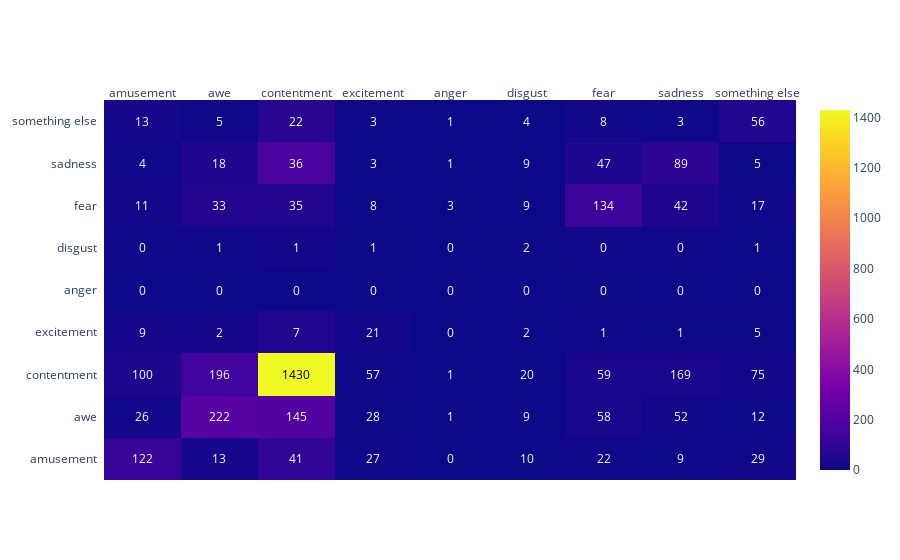

The notebook cell this image was saved under:
### Code cell
# For the curious one. Images where people "together" aggree on anger are rare. Why?
plot_confusion_matrix(ground_truth=gt_max, predictions=max_pred, labels=ARTEMIS_EMOTIONS, normalize=False)

### Figure 1 — Plotly figure (JSON) as saved in the notebook; plotly's stock layout.template omitted (floating-point values rounded to 4 significant figures)
{"data": [{"colorscale": [[0, "#0d0887"], [0.1111, "#46039f"], [0.2222, "#7201a8"], [0.3333, "#9c179e"], [0.4444, "#bd3786"], [0.5556, "#d8576b"], [0.6667, "#ed7953"], [0.7778, "#fb9f3a"], [0.8889, "#fdca26"], [1, "#f0f921"]], "reversescale": false, "showscale": true, "type": "heatmap", "x": ["amusement", "awe", "contentment", "excitement", "anger", "disgust", "fear", "sadness", "something else"], "y": ["amusement", "awe", "contentment", "excitement", "anger", "disgust", "fear", "sadness", "something else"], "z": [[122, 26, 100, 9, 0, 0, 11, 4, 13], [13, 222, 196, 2, 0, 1, 33, 18, 5], [41, 145, 1430, 7, 0, 1, 35, 36, 22], [27, 28, 57, 21, 0, 1, 8, 3, 3], [0, 1, 1, 0, 0, 0, 3, 1, 1], [10, 9, 20, 2, 0, 2, 9, 9, 4], [22, 58, 59, 1, 0, 0, 134, 47, 8], [9, 52, 169, 1, 0, 0, 42, 89, 3], [29, 12, 75, 5, 0, 1, 17, 5, 56]]}], "layout": {"annotations": [{"font": {"color": "#FFFFFF"}, "showarrow": false, "text": "122", "x": "amusement", "xref": "x", "y": "amusement", "yref": "y"}, {"font": {"color": "#FFFFFF"}, "showarrow": false, "text": "13", "x": "awe", "xref": "x", "y": "amusement", "yref": "y"}, {"font": {"color": "#FFFFFF"}, "showarrow": false, "text": "41", "x": "contentment", "xref": "x", "y": "amusement", "yref": "y"}, {"font": {"color": "#FFFFFF"}, "showarrow": false, "text": "27", "x": "excitement", "xref": "x", "y": "amusement", "yref": "y"}, {"font": {"color": "#FFFFFF"}, "showarrow": false, "text": "0", "x": "anger", "xref": "x", "y": "amusement", "yref": "y"}, {"font": {"color": "#FFFFFF"}, "showarrow": false, "text": "10", "x": "disgust", "xref": "x", "y": "amusement", "yref": "y"}, {"font": {"color": "#FFFFFF"}, "showarrow": false, "text": "22", "x": "fear", "xref": "x", "y": "amusement", "yref": "y"}, {"font": {"color": "#FFFFFF"}, "showarrow": false, "text": "9", "x": "sadness", "xref": "x", "y": "amusement", "yref": "y"}, {"font": {"color": "#FFFFFF"}, "showarrow": false, "text": "29", "x": "something else", "xref": "x", "y": "amusement", "yref": "y"}, {"font": {"color": "#FFFFFF"}, "showarrow": false, "text": "26", "x": "amusement", "xref": "x", "y": "awe", "yref": "y"}, {"font": {"color": "#FFFFFF"}, "showarrow": false, "text": "222", "x": "awe", "xref": "x", "y": "awe", "yref": "y"}, {"font": {"color": "#FFFFFF"}, "showarrow": false, "text": "145", "x": "contentment", "xref": "x", "y": "awe", "yref": "y"}, {"font": {"color": "#FFFFFF"}, "showarrow": false, "text": "28", "x": "excitement", "xref": "x", "y": "awe", "yref": "y"}, {"font": {"color": "#FFFFFF"}, "showarrow": false, "text": "1", "x": "anger", "xref": "x", "y": "awe", "yref": "y"}, {"font": {"color": "#FFFFFF"}, "showarrow": false, "text": "9", "x": "disgust", "xref": "x", "y": "awe", "yref": "y"}, {"font": {"color": "#FFFFFF"}, "showarrow": false, "text": "58", "x": "fear", "xref": "x", "y": "awe", "yref": "y"}, {"font": {"color": "#FFFFFF"}, "showarrow": false, "text": "52", "x": "sadness", "xref": "x", "y": "awe", "yref": "y"}, {"font": {"color": "#FFFFFF"}, "showarrow": false, "text": "12", "x": "something else", "xref": "x", "y": "awe", "yref": "y"}, {"font": {"color": "#FFFFFF"}, "showarrow": false, "text": "100", "x": "amusement", "xref": "x", "y": "contentment", "yref": "y"}, {"font": {"color": "#FFFFFF"}, "showarrow": false, "text": "196", "x": "awe", "xref": "x", "y": "contentment", "yref": "y"}, {"font": {"color": "#000000"}, "showarrow": false, "text": "1430", "x": "contentment", "xref": "x", "y": "contentment", "yref": "y"}, {"font": {"color": "#FFFFFF"}, "showarrow": false, "text": "57", "x": "excitement", "xref": "x", "y": "contentment", "yref": "y"}, {"font": {"color": "#FFFFFF"}, "showarrow": false, "text": "1", "x": "anger", "xref": "x", "y": "contentment", "yref": "y"}, {"font": {"color": "#FFFFFF"}, "showarrow": false, "text": "20", "x": "disgust", "xref": "x", "y": "contentment", "yref": "y"}, {"font": {"color": "#FFFFFF"}, "showarrow": false, "text": "59", "x": "fear", "xref": "x", "y": "contentment", "yref": "y"}, {"font": {"color": "#FFFFFF"}, "showarrow": false, "text": "169", "x": "sadness", "xref": "x", "y": "contentment", "yref": "y"}, {"font": {"color": "#FFFFFF"}, "showarrow": false, "text": "75", "x": "something else", "xref": "x", "y": "contentment", "yref": "y"}, {"font": {"color": "#FFFFFF"}, "showarrow": false, "text": "9", "x": "amusement", "xref": "x", "y": "excitement", "yref": "y"}, {"font": {"color": "#FFFFFF"}, "showarrow": false, "text": "2", "x": "awe", "xref": "x", "y": "excitement", "yref": "y"}, {"font": {"color": "#FFFFFF"}, "showarrow": false, "text": "7", "x": "contentment", "xref": "x", "y": "excitement", "yref": "y"}, {"font": {"color": "#FFFFFF"}, "showarrow": false, "text": "21", "x": "excitement", "xref": "x", "y": "excitement", "yref": "y"}, {"font": {"color": "#FFFFFF"}, "showarrow": false, "text": "0", "x": "anger", "xref": "x", "y": "excitement", "yref": "y"}, {"font": {"color": "#FFFFFF"}, "showarrow": false, "text": "2", "x": "disgust", "xref": "x", "y": "excitement", "yref": "y"}, {"font": {"color": "#FFFFFF"}, "showarrow": false, "text": "1", "x": "fear", "xref": "x", "y": "excitement", "yref": "y"}, {"font": {"color": "#FFFFFF"}, "showarrow": false, "text": "1", "x": "sadness", "xref": "x", "y": "excitement", "yref": "y"}, {"font": {"color": "#FFFFFF"}, "showarrow": false, "text": "5", "x": "something else", "xref": "x", "y": "excitement", "yref": "y"}, {"font": {"color": "#FFFFFF"}, "showarrow": false, "text": "0", "x": "amusement", "xref": "x", "y": "anger", "yref": "y"}, {"font": {"color": "#FFFFFF"}, "showarrow": false, "text": "0", "x": "awe", "xref": "x", "y": "anger", "yref": "y"}, {"font": {"color": "#FFFFFF"}, "showarrow": false, "text": "0", "x": "contentment", "xref": "x", "y": "anger", "yref": "y"}, {"font": {"color": "#FFFFFF"}, "showarrow": false, "text": "0", "x": "excitement", "xref": "x", "y": "anger", "yref": "y"}, {"font": {"color": "#FFFFFF"}, "showarrow": false, "text": "0", "x": "anger", "xref": "x", "y": "anger", "yref": "y"}, {"font": {"color": "#FFFFFF"}, "showarrow": false, "text": "0", "x": "disgust", "xref": "x", "y": "anger", "yref": "y"}, {"font": {"color": "#FFFFFF"}, "showarrow": false, "text": "0", "x": "fear", "xref": "x", "y": "anger", "yref": "y"}, {"font": {"color": "#FFFFFF"}, "showarrow": false, "text": "0", "x": "sadness", "xref": "x", "y": "anger", "yref": "y"}, {"font": {"color": "#FFFFFF"}, "showarrow": false, "text": "0", "x": "something else", "xref": "x", "y": "anger", "yref": "y"}, {"font": {"color": "#FFFFFF"}, "showarrow": false, "text": "0", "x": "amusement", "xref": "x", "y": "disgust", "yref": "y"}, {"font": {"color": "#FFFFFF"}, "showarrow": false, "text": "1", "x": "awe", "xref": "x", "y": "disgust", "yref": "y"}, {"font": {"color": "#FFFFFF"}, "showarrow": false, "text": "1", "x": "contentment", "xref": "x", "y": "disgust", "yref": "y"}, {"font": {"color": "#FFFFFF"}, "showarrow": false, "text": "1", "x": "excitement", "xref": "x", "y": "disgust", "yref": "y"}, {"font": {"color": "#FFFFFF"}, "showarrow": false, "text": "0", "x": "anger", "xref": "x", "y": "disgust", "yref": "y"}, {"font": {"color": "#FFFFFF"}, "showarrow": false, "text": "2", "x": "disgust", "xref": "x", "y": "disgust", "yref": "y"}, {"font": {"color": "#FFFFFF"}, "showarrow": false, "text": "0", "x": "fear", "xref": "x", "y": "disgust", "yref": "y"}, {"font": {"color": "#FFFFFF"}, "showarrow": false, "text": "0", "x": "sadness", "xref": "x", "y": "disgust", "yref": "y"}, {"font": {"color": "#FFFFFF"}, "showarrow": false, "text": "1", "x": "something else", "xref": "x", "y": "disgust", "yref": "y"}, {"font": {"color": "#FFFFFF"}, "showarrow": false, "text": "11", "x": "amusement", "xref": "x", "y": "fear", "yref": "y"}, {"font": {"color": "#FFFFFF"}, "showarrow": false, "text": "33", "x": "awe", "xref": "x", "y": "fear", "yref": "y"}, {"font": {"color": "#FFFFFF"}, "showarrow": false, "text": "35", "x": "contentment", "xref": "x", "y": "fear", "yref": "y"}, {"font": {"color": "#FFFFFF"}, "showarrow": false, "text": "8", "x": "excitement", "xref": "x", "y": "fear", "yref": "y"}, {"font": {"color": "#FFFFFF"}, "showarrow": false, "text": "3", "x": "anger", "xref": "x", "y": "fear", "yref": "y"}, {"font": {"color": "#FFFFFF"}, "showarrow": false, "text": "9", "x": "disgust", "xref": "x", "y": "fear", "yref": "y"}, {"font": {"color": "#FFFFFF"}, "showarrow": false, "text": "134", "x": "fear", "xref": "x", "y": "fear", "yref": "y"}, {"font": {"color": "#FFFFFF"}, "showarrow": false, "text": "42", "x": "sadness", "xref": "x", "y": "fear", "yref": "y"}, {"font": {"color": "#FFFFFF"}, "showarrow": false, "text": "17", "x": "something else", "xref": "x", "y": "fear", "yref": "y"}, {"font": {"color": "#FFFFFF"}, "showarrow": false, "text": "4", "x": "amusement", "xref": "x", "y": "sadness", "yref": "y"}, {"font": {"color": "#FFFFFF"}, "showarrow": false, "text": "18", "x": "awe", "xref": "x", "y": "sadness", "yref": "y"}, {"font": {"color": "#FFFFFF"}, "showarrow": false, "text": "36", "x": "contentment", "xref": "x", "y": "sadness", "yref": "y"}, {"font": {"color": "#FFFFFF"}, "showarrow": false, "text": "3", "x": "excitement", "xref": "x", "y": "sadness", "yref": "y"}, {"font": {"color": "#FFFFFF"}, "showarrow": false, "text": "1", "x": "anger", "xref": "x", "y": "sadness", "yref": "y"}, {"font": {"color": "#FFFFFF"}, "showarrow": false, "text": "9", "x": "disgust", "xref": "x", "y": "sadness", "yref": "y"}, {"font": {"color": "#FFFFFF"}, "showarrow": false, "text": "47", "x": "fear", "xref": "x", "y": "sadness", "yref": "y"}, {"font": {"color": "#FFFFFF"}, "showarrow": false, "text": "89", "x": "sadness", "xref": "x", "y": "sadness", "yref": "y"}, {"font": {"color": "#FFFFFF"}, "showarrow": false, "text": "5", "x": "something else", "xref": "x", "y": "sadness", "yref": "y"}, {"font": {"color": "#FFFFFF"}, "showarrow": false, "text": "13", "x": "amusement", "xref": "x", "y": "something else", "yref": "y"}, {"font": {"color": "#FFFFFF"}, "showarrow": false, "text": "5", "x": "awe", "xref": "x", "y": "something else", "yref": "y"}, {"font": {"color": "#FFFFFF"}, "showarrow": false, "text": "22", "x": "contentment", "xref": "x", "y": "something else", "yref": "y"}, {"font": {"color": "#FFFFFF"}, "showarrow": false, "text": "3", "x": "excitement", "xref": "x", "y": "something else", "yref": "y"}, {"font": {"color": "#FFFFFF"}, "showarrow": false, "text": "1", "x": "anger", "xref": "x", "y": "something else", "yref": "y"}, {"font": {"color": "#FFFFFF"}, "showarrow": false, "text": "4", "x": "disgust", "xref": "x", "y": "something else", "yref": "y"}, {"font": {"color": "#FFFFFF"}, "showarrow": false, "text": "8", "x": "fear", "xref": "x", "y": "something else", "yref": "y"}, {"font": {"color": "#FFFFFF"}, "showarrow": false, "text": "3", "x": "sadness", "xref": "x", "y": "something else", "yref": "y"}, {"font": {"color": "#FFFFFF"}, "showarrow": false, "text": "56", "x": "something else", "xref": "x", "y": "something else", "yref": "y"}], "xaxis": {"dtick": 1, "gridcolor": "rgb(0, 0, 0)", "side": "top", "ticks": ""}, "yaxis": {"dtick": 1, "ticks": "", "ticksuffix": "  "}}}
